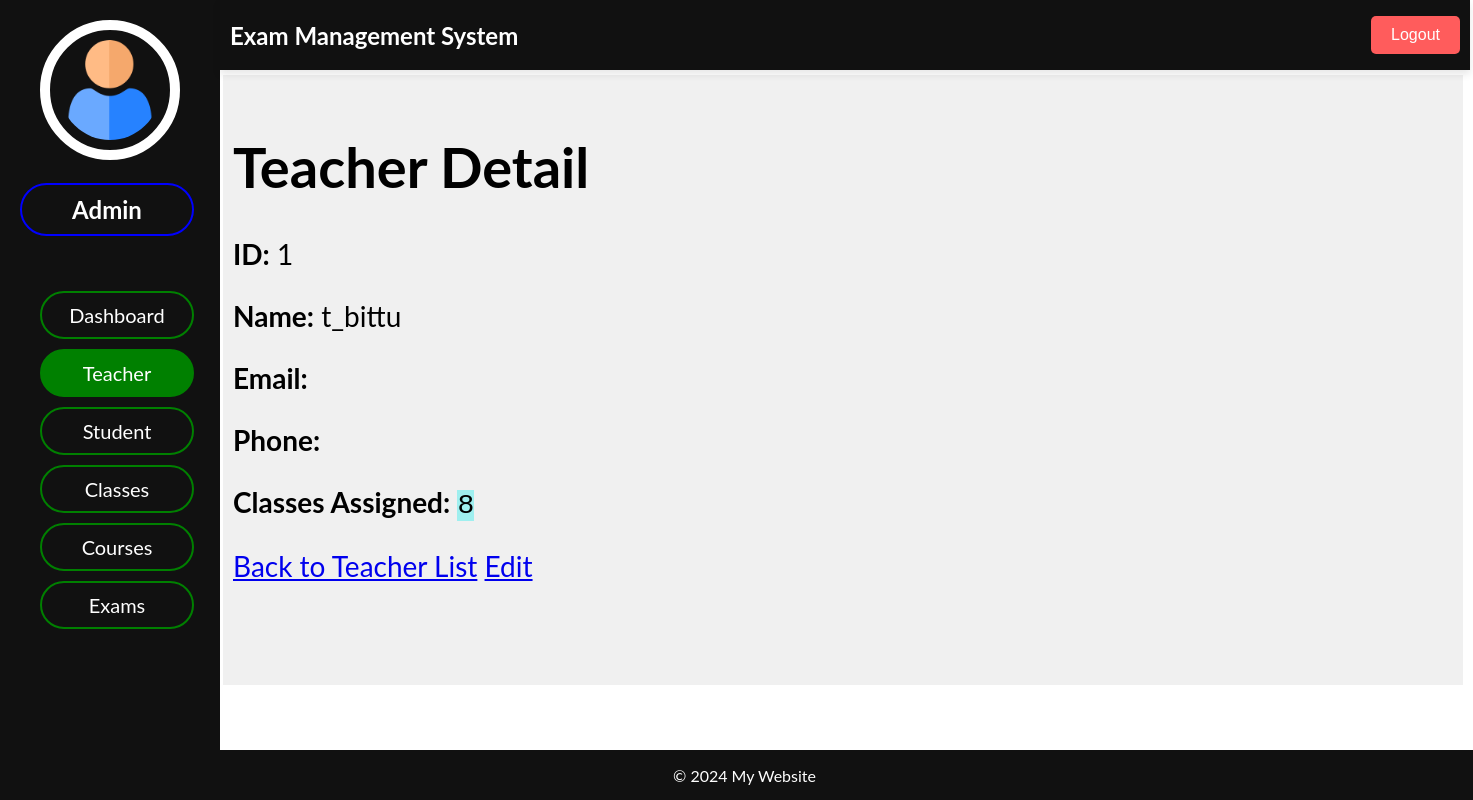
Screenshot of /adminpanel/teachers/detail/1/ with the database file from the repository.
### admin_panel/models.py (models this page shows, shortened)
class Teacher(models.Model):
    teacher_id = models.AutoField(primary_key=True)
    name = models.CharField(max_length=100)
    password = models.CharField(max_length=100, default="x")
    email = models.EmailField()
    phone = models.CharField(max_length=15)
    classes = models.ManyToManyField(Class, blank=True)

class Class(models.Model):
    class_id = models.AutoField(primary_key=True)
    name = models.CharField(max_length=100)
    courses = models.ManyToManyField(Course, blank=True)
    exams = models.ManyToManyField(Exam, blank=True)

### admin_panel/views.py (the view)
# urls.py: path('teachers/detail/<int:pk>/', views.teacher_detail, name='teacher_detail'),
def teacher_detail(request, pk):
    teacher = get_object_or_404(Teacher, pk=pk)
    return render(request, 'teachers/teacher_detail.html', {'teacher': teacher})

### admin_panel/templates/teachers/teacher_detail.html (shortened to what this page needs)
{% extends "dashboard/index.html" %}
{% block header %}
    {% include "dashboard/header.html" %}
{% endblock header %}
{% block sidenav %}
    {% include "teachers/sidenav.html" %}
{% endblock sidenav %}
{% block main %}
    <h1>Teacher Detail</h1>
    <p><strong>ID:</strong> {{ teacher.teacher_id }}</p>
    <p><strong>Name:</strong> {{ teacher.name }}</p>
    <p><strong>Email:</strong> {{ teacher.email }}</p>
    <p><strong>Phone:</strong> {{ teacher.phone }}</p>
    <p><strong>Classes Assigned:</strong>
        {% for class in teacher.classes.all %}
            <code style="background-color: #9fefef;">{{ class.name }}</code>
        {% endfor %}
    </p>
    <a href="{% url 'teacher_list' %}">Back to Teacher List</a>
    <a href="{% url 'teacher_update' teacher.pk %}">Edit</a>
{% endblock main %}
{% block footer %}
    {% include "dashboard/footer.html" %}
{% endblock footer %}

### admin_panel/static/css/index.css (style rules this page uses)
body { font-family: "Lato", sans-serif; }

### rows the page displays
Teacher: teacher_id "1", name "t_bittu"
Class: name "8"
